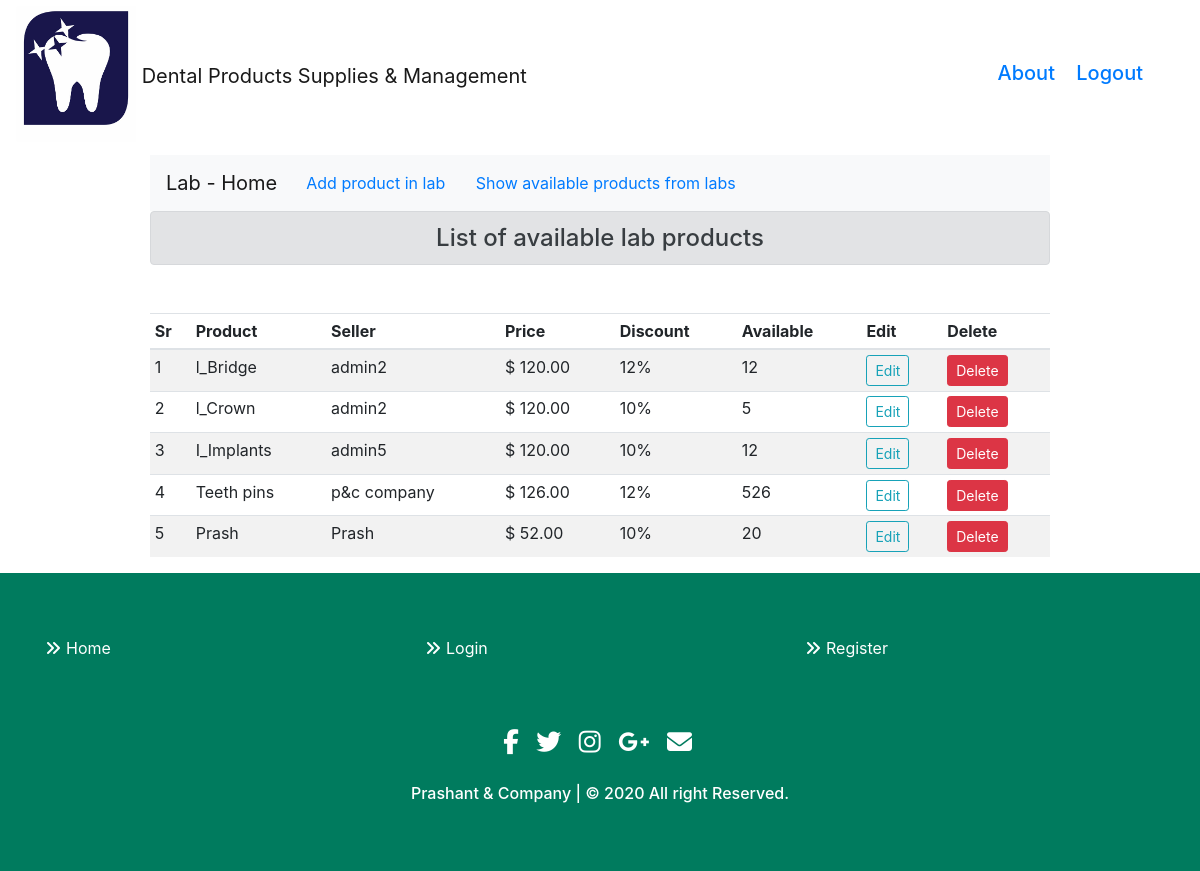
Screenshot of /labproduct (signed in) with the database file from the repository.
### dental/products/models.py (models this page shows, shortened)
class lab_product(db.Model):
    id = db.Column(db.Integer, primary_key=True)
    name = db.Column(db.String(80), nullable=False)
    seller = db.Column(db.String(80), nullable=False)
    price = db.Column(db.Numeric(10,2), nullable=False)
    discout = db.Column(db.Integer, default=0)
    stock = db.Column(db.Integer, nullable=False)
    description = db.Column(db.Text, nullable=False)

### dental/products/routes.py (the view)
@app.route('/labproduct')
def labproduct():
    if 'username' not in session:
        flash(f'Please login first','danger')
        return redirect(url_for('login', filename='routes.py'))
    products = lab_product.query.all()
    return render_template('products/labproduct.html', title='Lab User', products=products)

### dental/templates/products/labproduct.html (shortened to what this page needs)
{% extends "layout.html" %}
{% block content %}
<div class="container">
        <nav class="navbar navbar-expand-lg navbar-light bg-light">
            <a class="navbar-brand" href="/lab">Lab - Home</a>
            <div class="collapse navbar-collapse" id="navbarSupportedContent">
            <ul class="navbar-nav mr-auto">
                <li class="nav-item active">
                    <a class="btn btn-link" href="/addproduct_lab">Add product in lab </a>
                    <a class="btn btn-link" href="/labproduct">  Show available products from labs</a>
                </li>
            </ul>
            </div>
        </nav>
</div>
<div class="container">
    <h4 class="alert alert-secondary" style="text-align: center; ">List of available lab products</h4>
</div>
<div class="container mt-5">
    <table class="table table-sm table-striped">
        <thead>
            <th>Sr</th>
            <th>Product</th>
            <th>Seller</th>
            <th>Price</th>
            <th>Discount</th>
            <th>Available</th>
            <th>Edit</th>
            <th>Delete</th>
        </thead>
        <tbody>
            {% for product in products %}
            <tr>
                <td>{{loop.index}}</td>
                <td>{{product.name}}</td>
                <td>{{product.seller}}</td>
                <td>$ {{product.price}}</td>
                <td>{{product.discout}}%</td>
                <td>{{product.stock}}</td>
                <td><a href="{{url_for('updateproduct_lab', id = product.id)}}" class="btn btn-sm btn-outline-info" method="POST">Edit</a></td>
                <td>
                    <button type="button" class="btn btn-danger btn-sm" data-toggle="modal" data-target="#exampleModal-{{product.id}}">
                        Delete
                    </button>
                </td>
            </tr>
            {% endfor %}
        </tbody>
    </table>
</div>
{% endblock %}

### rows the page displays
lab_product: name "l_Bridge", seller "admin2", price "120.00", discout "12", stock "12"
lab_product: name "l_Crown", seller "admin2", price "120.00", discout "10", stock "5"
lab_product: name "I_Implants", seller "admin5", price "120.00", discout "10", stock "12"
lab_product: name "Teeth pins", seller "p&c company", price "126.00", discout "12", stock "526"
lab_product: name "Prash", seller "Prash", price "52.00", discout "10", stock "20"
